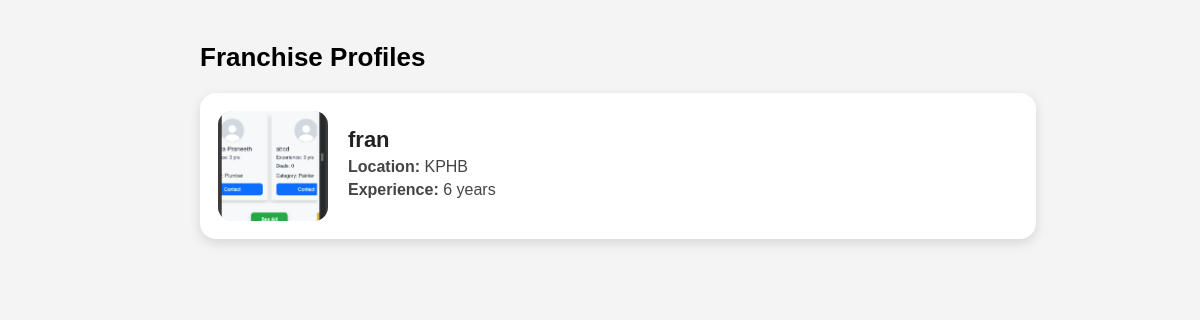
The page /get-franchise_members on the database its author committed.
### prop/models.py (models this page shows, shortened)
class User(AbstractUser):
    phone = models.CharField(max_length=15, unique=True, null=True, blank=True)
    email = models.EmailField(unique=True)
    category = models.CharField(max_length=100, null=True, blank=True)
    role = models.CharField(max_length=20, choices=Role.choices, default=Role.PROFESSIONAL)
    plan_type = models.CharField(max_length=30, choices=PlanType.choices, null=True, blank=True)
    description = models.TextField(null=True, blank=True)
    location = models.CharField(max_length=255, null=True, blank=True)
    experience = models.IntegerField(null=True, blank=True)
    user_referral_code = models.CharField(max_length=50, null=True, blank=True, unique=True, help_text="This user's own unique referral code.")
    referred_by_code = models.CharField(max_length=50, null=True, blank=True, help_text="The referral code used by the user during registration.")
    deals = models.CharField(max_length=255, null=True, blank=True)
    radius = models.IntegerField(null=True, blank=True, default=5)
    profile_image_path = models.ImageField(upload_to='profile_images/', default='images/Default_profile_picture.jpeg', null=True, blank=True)
    company_logo_path = models.ImageField(upload_to='company_logos/', null=True, blank=True)
    company_wallpaper_path = models.ImageField(upload_to='company_wallpapers/', null=True, blank=True)
    company_name = models.CharField(max_length=255, null=True, blank=True)
    address = models.CharField(max_length=255, null=True, blank=True)
    logo_url = models.CharField(max_length=255, null=True, blank=True)
    click = models.BigIntegerField(default=0)
    leads = models.BigIntegerField(default=0)
    total_projects = models.IntegerField(null=True, blank=True)
    ongoing_projects = models.IntegerField(null=True, blank=True)
    completed_projects = models.IntegerField(null=True, blank=True)
    contact_number = models.CharField(max_length=15, null=True, blank=True)
    selected_duration = models.IntegerField(default=1)
    created_at = models.DateTimeField(default=timezone.now)
    updated_at = models.DateTimeField(auto_now=True)
    company_subscription_start_date = models.DateField(null=True, blank=True)
    company_subscription_end_date = models.DateField(null=True, blank=True)
    marketer_subscription_start_date = models.DateField(null=True, blank=True)
    marketer_subscription_end_date = models.DateField(null=True, blank=True)
    professionals_subscription_start_date = models.DateField(null=True, blank=True)
    professionals_subscription_end_date = models.DateField(null=True, blank=True)
    company_subscription_type = models.CharField(
        max_length=50,
        choices=CompanySubscriptionType.choices,
        null=True,
        blank=True
    )
    marketing_subscription_type = models.CharField(
        max_length=50,
        choices=MarketingSubscriptionType.choices,
        null=True,
        blank=True
    )
    professionals_subscription_type = models.CharField(
        max_length=50,
        choices=MarketingSubscriptionType.choices,
        null=True,
        blank=True
    )

### prop/views.py (the view)
# urls.py: path('get-franchise_members',views.franchis,name='get-franchise_members')
def franchis(req):
    fran=User.objects.filter(role='FRANCHISE')
    return render(req, "franchise_list.html", {"data": fran})

### templates/franchise_list.html (shortened to what this page needs)
{% load static %}
<!DOCTYPE html>
<html lang="en">
  <head>
  </head>
  <body>
    <div class="container">
      <h2>Franchise Profiles</h2>
      {% if data %} {% for f in data %}
      <div class="owner-row-card">
        {% if f.profile_image_path %}
        <img
          src="/media/{{ f.profile_image_path }}"
          class="owner-img"
          alt="Profile"
        />
        {% else %}
        <img
          src="{% static 'images/default_profile.jpg' %}"
          class="owner-img"
          alt="Default"
        />
        {% endif %}
        <div class="owner-details">
          <h4>{{ f.company_name|default:f.username }}</h4>
          {% if f.location %}
          <p><b>Location:</b> {{ f.location }}</p>
          {% endif %} {% if f.experience %}
          <p><b>Experience:</b> {{ f.experience }} years</p>
          {% endif %}
        </div>
      </div>
      {% endfor %} {% else %}
      <h3 style="text-align: center; color: #777; margin-top: 40px">
        No Franchise Profiles Found
      </h3>
      {% endif %}
    </div>
  </body>
</html>

### templates/franchise_list.html (style rules this page uses)
body { margin: 0; padding: 20px; background: #f4f4f4; font-family: Arial, sans-serif; }
.container { max-width: 800px; margin: 0 auto; }
.container h2 { font-size: 26px; font-weight: 700; margin-bottom: 20px; }
.owner-row-card { width: 100%; background: white; padding: 18px; margin: 15px 0; display: flex; align-items: center; gap: 20px; border-radius: 16px; box-shadow: 0px 4px 12px rgba(0, 0, 0, 0.12); }
.owner-img { width: 110px; height: 110px; border-radius: 14px; object-fit: cover; background: #ddd; }
.owner-details { flex: 1; }
.owner-details h4 { margin: 0; font-size: 22px; font-weight: 700; color: #222; }
.owner-details p { margin: 5px 0; font-size: 16px; color: #444; }

### rows shown on the page
User: profile_image_path (picture), company_name "fran", location "KPHB", experience "6"
